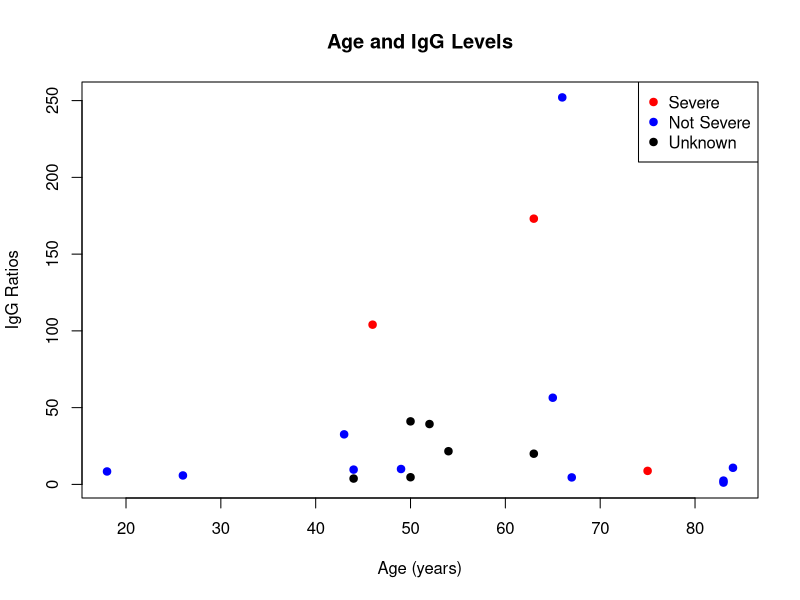

This chart was generated by the following R code:
colorsConv <- function(sev) {
  color <- vector(mode = "character", length = length(sev))
  for (i in 1:length(sev)) {
    if (sev[i] == 1) {
      color[i] = "red"
    }else if (sev[i] == 0){
      color[i] = "blue"
    }else{
      color[i] = "black"
    }
  }
  return (color)
}

windows(width = 12, height = 10)

df <- read.csv("P-ED-Fig5A.csv")
age <- df$Age
igg <- df$IgG.S.CO
sev <- df$Severity

color <- colorsConv(sev)

plot(age, igg, col = color, main="Age and IgG Levels",
     xlab="Age (years)", ylab="IgG Ratios", pch=19)

legend(x="topright", legend = c("Severe", "Not Severe", "Unknown"), col=c("red","blue", "black"), pch=19)

